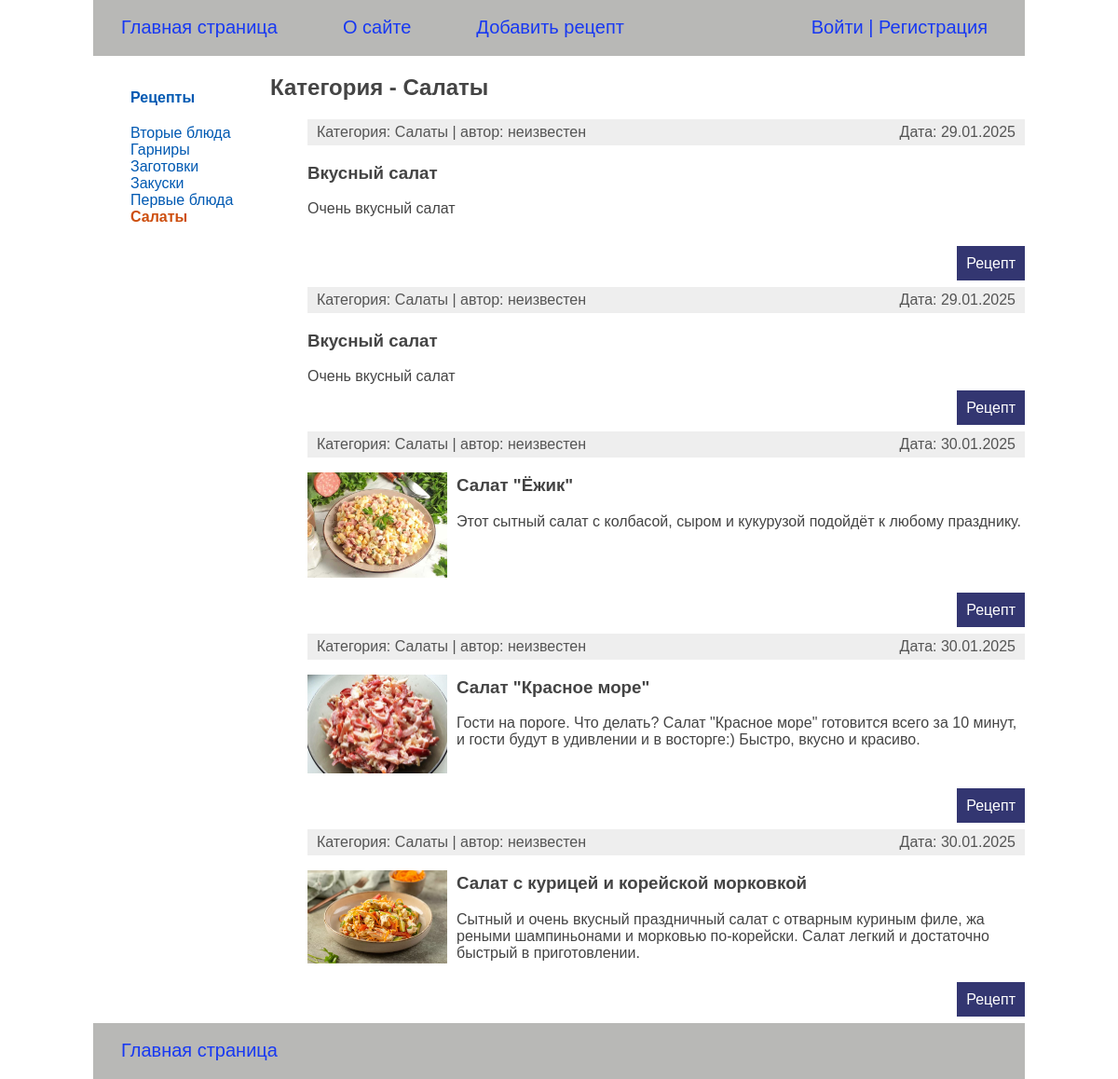
Page /category/salads/ on the committed database.
### recipeapp/models.py (models this page shows, shortened)
class Category(models.Model):
    category_name = models.CharField(max_length=100, db_index=True, verbose_name='Категория')
    category_slug = models.SlugField(max_length=100, unique=True, db_index=True, verbose_name='Slug')
    class Meta:
        verbose_name = 'Категория'
        verbose_name_plural = 'Категории'
    def get_absolut_url(self):
        return reverse('category', kwargs={'category_slug': self.category_slug})

class RecipeBase(models.Model):
    recipe_title = models.CharField(max_length=255, verbose_name='Название рецепта')
    photos = models.ImageField(upload_to='photos/%Y/%m/%d',
                               default=None,
                               blank=True,
                               null=True,
                               verbose_name='Изображение')
    short_description = models.TextField(blank=True, verbose_name='Короткое описание')
    cooking_description = models.TextField(blank=True, verbose_name='Пошаговый рецепт')
    time_create = models.DateTimeField(auto_now_add=True)
    time_update = models.DateTimeField(auto_now=True, verbose_name='Дата изменения')
    category = models.ForeignKey('Category', on_delete=models.PROTECT, related_name='cat_recipe',
                                 verbose_name='Категория')
    recipe_ingredients = models.ManyToManyField(
        Ingredients,
        related_name='ingredients_recipe',
        through='Composition',
        verbose_name="Ингредиенты"
    )
    author = models.ForeignKey(
        get_user_model(),
        on_delete=models.SET_NULL,
        related_name='recipes',
        null=True,
        default=None,
        verbose_name="Автор")
    class Meta:
        ordering = ['recipe_title']
    def get_absolute_url(self):
        return reverse('detail', kwargs={'detail_id': self.pk})

### recipeapp/views.py (the view)
# urls.py: path('category/<slug:category_slug>/', RecipeCategory.as_view(), name='category'),
class RecipeCategory(DataMixin, ListView):
    template_name = 'recipeapp/recipe-index.html'
    context_object_name = 'recipe'
    allow_empty = False
    paginate_by = 5
    def get_queryset(self):
        query = RecipeBase.objects.filter(category__category_slug=self.kwargs['category_slug'])
        return query
    def get_context_data(self, **kwargs):
        context = super().get_context_data(**kwargs)
        category = context['recipe'][0].category
        return self.get_mixin_context(
            context,
            title='Категория - ' + category.category_name,
            category_selected=category.pk
        )

### recipeapp/templatetags/recipe_tags.py (called while the page is built)
@register.inclusion_tag('recipeapp/list_categories.html')
def show_categories(category_selected_id=0):
    categories = Category.objects.annotate(total=Count('cat_recipe')).filter(total__gt=0)
    return {'categories': categories, 'category_selected': category_selected_id}

### recipeapp/utils.py (called while the page is built)
    def get_mixin_context(self, context, **kwargs):
        context['recipe_selected'] = None
        context.update(kwargs)
        return context

### users/context_processors.py (called while the page is built)
def get_recipe_context(request):
    return {'mainmenu': menu}

### recipeapp/templates/recipeapp/recipe-index.html (shortened to what this page needs)
{% extends 'base.html' %}
{% block content %}
{% if title != 'Главная' %}
    <h2>{{ title }}</h2>
{% endif %}
  <ul>
    {% for attr in recipe %}
    <li class="li_main_page">
      <div class="article-panel">
      <p class="first">Категория: {{attr.category.category_name}} | автор:
      {{ attr.author.username|default:"неизвестен" }}</p>
      <p class="last">Дата: {{attr.time_update|date:"d.m.Y" }}</p>
      </div>
      {% if attr.photos %}
      <p><img class="img-article-left thumb" src="{{attr.photos.url}}"></p>
      {% endif %}
      <h3>{{ attr.recipe_title }}</h3>
      {% autoescape off %}
        {{ attr.short_description|linebreaks }}
      {% endautoescape %}
        <p class="link-read-detail"><a href="{{ attr.get_absolute_url }}">Рецепт</a></p>
    </li>
    {% endfor %}
  </ul>
{% endblock %}

### recipeapp/templates/recipeapp/list_categories.html
{% for category in categories %}
    {% if category.id == category_selected %}
        <li class="selected">{{ category.category_name }}</li>
    {% else %}
        <li class="selected_cat"><a href="{{ category.get_absolut_url }}">{{ category.category_name }}</a></li>
    {% endif %}
{% endfor %}

### recipeapp/static/recipeapp/css/styles.css (style rules this page uses)
html, body { font-family: 'Arial'; margin: 0; padding: 0; height: 100%; width: 100%; color: #444; }
a { color: #0059b2; text-decoration: none; }
img { max-width: 600px; height: auto; }
.selected { color: #cd4e0e; font-weight: 700; }
.selected_cat { color: #0227cc; }
.li_main_page { list-style: none; }
p.link-read-detail { text-align: right; }
p.link-read-detail a { padding: 10px; min-width: 100px; background: #333671; color: #fff; text-decoration: none; }
div.article-panel { background: #eee; padding: 5px 10px 5px 10px; box-sizing: border-box; overflow: hidden; color: #555; }
.first { margin: 0; float: left; }
.last { margin: 0; float: right; }
.img-article-left { max-width: 300px; height: auto; float: left; padding: 0 10px 10px 0; }
.thumb { max-width: 150px; height: auto; }

### rows in the picture
Category: category_name "Вторые блюда"
Category: category_name "Гарниры"
Category: category_name "Заготовки"
Category: category_name "Закуски"
Category: category_name "Первые блюда"
Category: category_name "Салаты"
RecipeBase: category.category_name "Салаты", author.username "неизвестен", time_update "29.01.2025", recipe_title "Вкусный салат", short_description "Очень вкусный салат"
RecipeBase: category.category_name "Салаты", author.username "неизвестен", time_update "29.01.2025", recipe_title "Вкусный салат", short_description "Очень вкусный салат"
RecipeBase: category.category_name "Салаты", author.username "неизвестен", time_update "30.01.2025", photos (picture), recipe_title "Салат \"Ёжик\"", short_description "Этот сытный салат с колбасой, сыром и кукурузой подойдёт к любому празднику."
RecipeBase: category.category_name "Салаты", author.username "неизвестен", time_update "30.01.2025", photos (picture), recipe_title "Салат \"Красное море\"", short_description "Гости на пороге. Что делать? Салат \"Красное море\" готовится всего за 10 минут, и гости будут в удивлении и в восторге:) Быстро, вкусно и красиво."
RecipeBase: category.category_name "Салаты", author.username "неизвестен", time_update "30.01.2025", photos (picture), recipe_title "Салат с курицей и корейской морковкой", short_description "Сытный и очень вкусный праздничный салат с отварным куриным филе, жа реными шампиньонами и морковью по-корейски. Салат легкий и достаточно быстрый в приготовлении."

### other values in the picture
{{ m.title }} "О сайте" "Добавить рецепт"
{{ title }} "Категория - Салаты"
